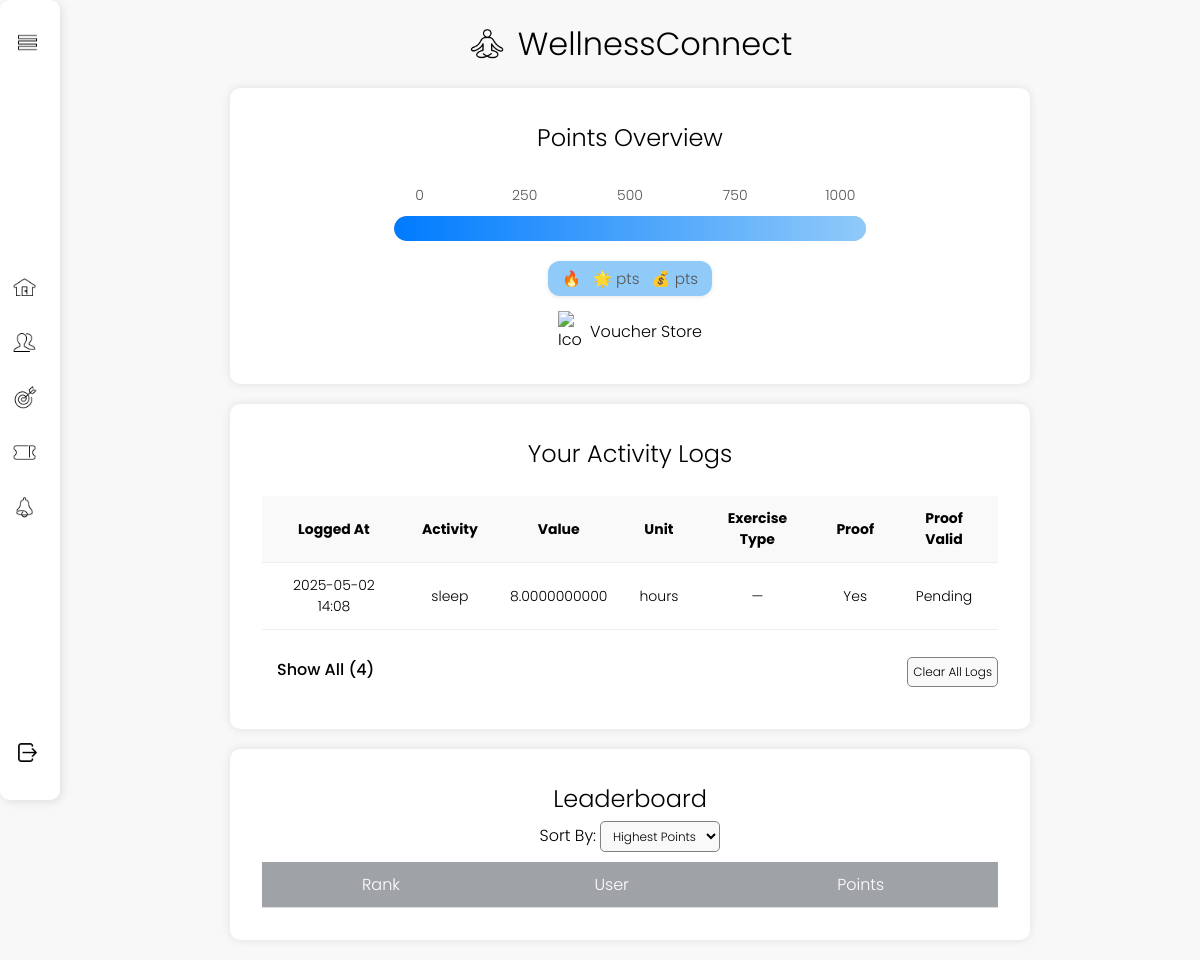
/my-activities (signed in), run on the app's committed database.
### models.py (models this page shows)
class ActivityLog(db.Model):
    __tablename__ = 'activity_log'
    log_id = db.Column(db.Integer, primary_key=True)
    user_id = db.Column(db.Integer, db.ForeignKey('users.user_id', ondelete='CASCADE'), nullable=False)
    activity_type = db.Column(
        Enum('water', 'steps', 'exercise', 'sleep', name='activity_type_enum'),
        nullable=False
    )
    value = db.Column(db.Numeric, nullable=False)
    unit = db.Column(
        Enum('oz', 'steps', 'miles', 'hours', 'minutes', 'km', name='unit_enum'),
        nullable=True
    )
    exercise_type = db.Column(
        Enum('yoga', 'run', 'cycling', 'strength', "other", name='exercise_type_enum'),
        nullable=True
    )
    proof = db.Column(db.Boolean, default=False)
    proof_valid = db.Column(db.Boolean, nullable=True)
    proof_url = db.Column(db.String(255), nullable=True)
    logged_at = db.Column(db.DateTime, default=datetime.utcnow)

### app.py (the view)
@app.route('/my-activities')
def my_activities():
    if 'email' not in session:
        return redirect(url_for('start_app'))
    user = User.query.filter_by(email=session['email']).first()
    logs = ActivityLog.query.filter_by(user_id=user.user_id).order_by(ActivityLog.logged_at.desc()).all()
    return render_template('user_homepage.html', logs=logs)

### templates/user_homepage.html (shortened to what this page needs)
<!DOCTYPE html>
<html lang="en">
<head>
    <link rel="stylesheet" href="/static/styles.css">
</head>
<body>
    <div class="sidebar">
        <button class="toggle-btn">
            <img src="/static/icons/menu.png" alt="Menu">
        </button>
        <ul>
            <li><a href="/user/homepage"><img src="/static/icons/home.png" class="icon"><span> Home</span></a></li>
            <li><a href="/user/account"><img src="/static/icons/account.png" class="icon"><span>Account Center</span></a></li>
            <li><a href="/user/activity/tracker"><img src="/static/icons/activity.png" class="icon"><span>Activity Tracker</span></a></li>
            <li><a href="/user/vouchers"><img src="/static/icons/vouchers.png" class="icon"><span>Vouchers</span></a></li>
            <li><a href="/user/reminders"><img src="/static/icons/reminders.png" class="icon"><span>Reminders</span></a></li>
        </ul>
        <button class="logout-btn" onclick="location.href='/logout'">
            <img src="/static/icons/logout.png" class="icon"><span>Logout</span>
        </button>
    </div>
    <div class="page-content">
        <h1>
            <img id="wellness_icon" src="/static/icons/logo.png" width="40px" alt="Icon">
            WellnessConnect
        </h1>
        <main>
            <div class="points-view">
                <h2>Points Overview</h2>
                <div class="progress-streak-wrapper">
                    <div class="points-tracker">
                        <div class="timeline-labels">
                            <span>0</span>
                            <span>250</span>
                            <span>500</span>
                            <span>750</span>
                            <span>1000</span>
                        </div>
                        <div class="timeline-bar">
                            <div class="progress-fill" style="width: {{ percentage }}%; color: black;">
                            </div>
                        </div>
                    </div>
                </div>
                <div id ="pts-hub">
                    <div id="pts-hub-items">
                        <span>🔥 {{ streak }}</span>
                        <span>🌟 {{ raw_points }} pts</span>
                        <span>💰 {{ spendable_points }} pts</span>
                    </div>
                </div>
                <a href="/user/vouchers" class="store-link">
                    <img id="cart_icon" src="/static/icons/shopping_cart.png" width="24px" alt="Icon">
                    <span>Voucher Store</span>
                </a>
            </div>
            <div class="tables">
                <h2>Your Activity Logs</h2><br>
                {% if logs %}
                    <table>
                        <thead>
                            <tr>
                                <th>Logged At</th>
                                <th>Activity</th>
                                <th>Value</th>
                                <th>Unit</th>
                                <th>Exercise Type</th>
                                <th>Proof</th>
                                <th>Proof Valid</th>
                            </tr>
                        </thead>
                        <tbody>
                            {% for log in logs %}
                            <tr class="activity-log-row {% if not loop.first %}hidden-row{% endif %}">
                                <td>{{ log.logged_at.strftime('%Y-%m-%d %H:%M') }}</td>
                                <td>{{ log.activity_type }}</td>
                                <td>{{ log.value }}</td>
                                <td>{{ log.unit or '' }}</td>
                                <td>{{ log.exercise_type or '—' }}</td>
                                <td>{{ 'Yes' if log.proof else 'No' }}</td>
                                <td>
                                    {% if log.proof_valid is none %}
                                        Pending
                                    {% elif log.proof_valid %}
                                        Valid
                                    {% else %}
                                        Rejected
                                    {% endif %}
                                </td>
                            </tr>
                            {% endfor %}
                        </tbody>
                    </table>
                    <div style="display: flex; justify-content: space-between; align-items: center; margin-top: 12px;">
                        <button class="toggle-btn" onclick="toggleLogSection('activity-log-row', this)">Show All</button>
                        <form method="POST" action="{{ url_for('clear_activities') }}"
                              onsubmit="event.preventDefault(); openConfirmModal('Clear all activity logs?', this);"
                              style="display: inline;">
                              <button class="action-btn" type="submit" style="white-space: nowrap;">
                                Clear All Logs
                            </button>
                        </form>
                    </div>
                {% else %}
                    <p class="no-logs">You haven't logged any activities yet.</p>
                {% endif %}
            </div>
            <div class="homepage-panels">
                <h2>Leaderboard</h2>
                <label for="filter">Sort By:</label>
                <select class="action-btn activity-drop-down" id="filter" onchange="window.location.href='?filter=' + this.value;">
                    <option value="highest" {% if current_filter == 'highest' %}selected{% endif %}>Highest Points</option>
                </select>
                <table class="leaderboard">
                    <thead>
                        <tr>
                            <th>Rank</th>
                            <th>User</th>
                            <th>Points</th>
                        </tr>
                    </thead>
                </table>
            </div>
        </main>
    </div>
</body>
</html>

### static/styles.css (style rules this page uses)
* { font-family: 'Poppins', sans-serif; font-weight: 300; box-sizing: border-box; margin: 0; padding: 0; }
h1 { display: flex; justify-content: center; align-items: center; gap: 10px; margin-top: 20px; }
h2 { text-align: center; }
.icon { width: 25px; height: 25px; margin-right: 12px; }
body { background-color: #f8f8f8; }
.sidebar { width: 60px; height: 100vh; background: white; box-shadow: 2px 2px 10px rgba(0, 0, 0, 0.1); position: fixed; left: 0; top: 0; transition: width 0.3s ease; overflow: hidden; display: flex; flex-direction: column; align-items: center; border-radius: 10px; justify-content: space-between; padding: 15px 0 20px; }
.toggle-btn, .logout-btn { background: none; border: none; cursor: pointer; padding: 15px; width: 100%; display: flex; align-items: center; justify-content: flex-start; font-size: 16px; font-weight: 500; }
.toggle-btn img, .logout-btn img { width: 25px; height: 25px; display: block; }
.sidebar ul { list-style: none; }
.sidebar ul li a { padding: 15px; cursor: pointer; display: flex; align-items: center; justify-content: flex-start; width: 100%; font-size: 16px; font-weight: 500; text-decoration: none; color: inherit; }
.page-content { padding: 0px 20px 0px 20px; margin-left: 60px; transition: margin-left 0.3s ease; }
.timeline-bar { width: 80%; height: 25px; margin: 0 auto; background-color: #e0e0e0; border-radius: 20px; overflow: hidden; box-shadow: inset 0 1px 3px rgba(0,0,0,0.2); position: relative; }
.timeline-labels { width: 80%; margin: 10px auto; display: flex; justify-content: space-between; padding: 0 5px; font-size: 14px; color: #555; }
.timeline-labels span { min-width: 40px; text-align: center; }
.points-tracker { width: 80%; margin: 0 auto; position: relative; }
.progress-streak-wrapper { display: flex; justify-content: center; align-items: center; gap: 30px; margin: 20px auto; width: 100%; flex-wrap: wrap; }
.progress-fill { height: 100%; background: linear-gradient(to right, #007BFF, #90caf9); border-radius: 20px 0 0 20px; transition: width 0.4s ease-in-out; display: flex; align-items: center; justify-content: flex-end; padding-right: 12px; color: white; font-weight: bold; }
#pts-hub { display: flex; justify-content: center; margin-top: 8px; }
#pts-hub-items { background: #90caf9; color: #555; font-weight: 600; padding: 6px 14px; border-radius: 12px; font-size: 0.95rem; display: inline-flex; align-items: center; gap: 12px; box-shadow: 0 1px 4px rgba(0,0,0,0.1); }
.leaderboard { width: 100%; border-collapse: collapse; margin-top: 10px; }
.leaderboard th, .leaderboard td { padding: 10px; border-bottom: 1px solid #ddd; }
.leaderboard th { background-color: #9fa2a6; color: white; }
.tables, .homepage-panels, .activities, .points-view { background-color: white; padding: 2rem; border-radius: 10px; box-shadow: 0 0 10px rgba(0,0,0,0.1); width: 100%; max-width: 800px; margin: 20px auto; }
.tables { overflow-x: auto; width: 100%; }
.tables table { width: 100%; border-collapse: collapse; }
.tables, .homepage-panels, .points-view h2 { text-align: center; }
.tables th, .tables td { padding: 12px 16px; border-bottom: 1px solid #eee; text-align: center; font-size: 14px; }
.tables th { background-color: #f9f9f9; font-weight: bold; }
.action-btn { padding: 5px; margin-top: 5px; border-radius: 5px; background-color: #f9f9f9; color: 555; font-size: 12px; cursor: pointer; transition: transform 0.2s ease; border: 1px solid grey; text-align: center; }
.activity-drop-down { width: 100%; max-width: 120px; }
.store-link { display: flex; align-items: center; justify-content: center; gap: 8px; text-decoration: none; color: inherit; text-align: center; width: 150px; margin: 15px auto 0px auto; }

### data on the page
ActivityLog: logged_at "2025-05-02 14:08", activity_type "sleep", value "8.0000000000", unit "hours", exercise_type "—", proof "Yes", shows "Pending"
